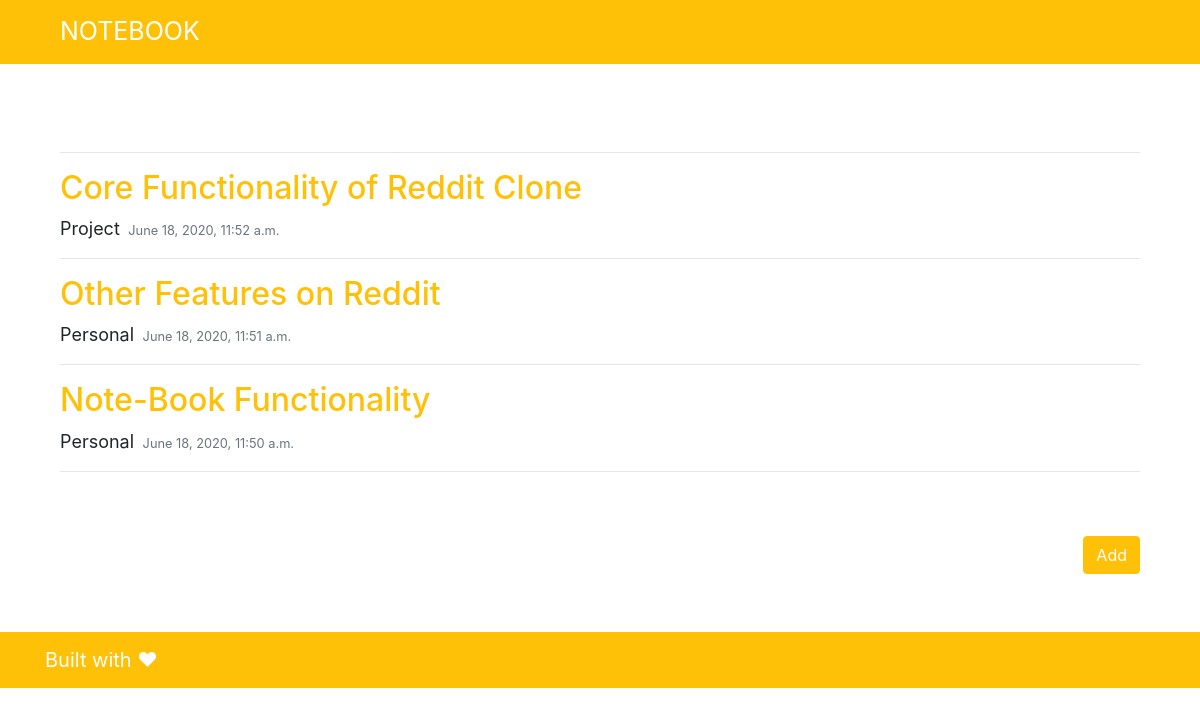
Before: / with the older database file.
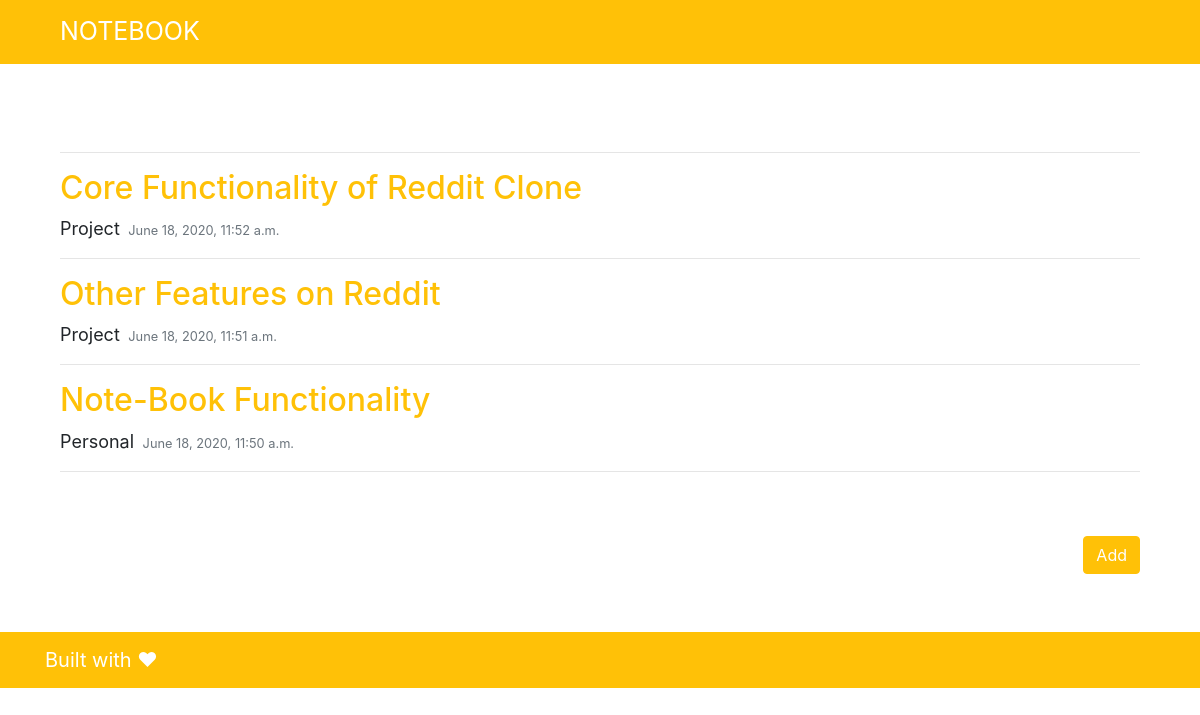
After: the same page with the newer database file.
### note/models.py (models this page shows, shortened)
class Note(models.Model):
    title     = models.CharField(max_length=100)
    content   = models.TextField(max_length=600)
    category  = models.CharField(max_length=20)
    timestamp = models.DateTimeField(default=timezone.now)

### note/views.py (the view)
# urls.py: 2. Add a URL to urlpatterns:  path('', views.home, name='home')
def home(request):
    notes = Note.objects.all().order_by('-timestamp')
    return render(request, 'note/index.html', {'notes': notes})

### templates/note/index.html
{% extends 'base.html' %}
{% block content %}
<div class="container">
    <br><br><br>
    <div class="container">
        <main class="role">
            <hr>
            {% for note in notes %}
            <article class="media content-section">
                <div class="media-body">
                    <div class="article-metadata">
                        <a href="{% url 'note' note.id %}" style="color: #ffc107;">
                            <h2 class="class-title">{{ note.title }}</h2>
                        </a>
                        <span class="mr-1" style="font-size: 18px;">{{ note.category }}</span>
                        <small class="text-muted">{{ note.timestamp }}</small>
                    </div>
                </div>
            </article>
            <hr>
            {% endfor %}
            <br>
        </main>
    </div>
    <br>
    <div class="container">
        <a href="{% url 'new' %}" class="btn btn-warning btn-fill float-right" style="color: white;">Add</a>
    </div>
</div>
{% endblock %}

### templates/base.html (shortened to what this page needs)
{% load static %}
<!DOCTYPE html>
<html lang="en">
<head>
    <link rel="stylesheet" href="{% static "assets/bootstrap/css/bootstrap.css" %}">
    <link rel="stylesheet" href="{% static "assets/bootstrap/css/bootstrap.min.css" %}">
</head>
<body>
    <header>
        <nav class="navbar navbar-expand-lg navbar-dark bg-warning">
            <div class="container">
                <div class="container">
                    <a href="{% url 'home' %}" class="navbar-brand" style="font-size: 25px;">NOTEBOOK</a>
                </div>
            </div>
        </nav>
    </header>
    {% block content %}
    {% endblock %}
    <br><br><br><br>
     <footer class="navbar navbar-expand-lg navbar-dark bg-warning">
        <div class="container text-center">
            <a href="https://github.com/israelvictory" class="navbar-brand">Built with ❤</a>
        </div>
    </footer>
</body>
</html>

Changed rows visible on the page:
changed Note "Other Features on Reddit": category "Personal" → "Project"
